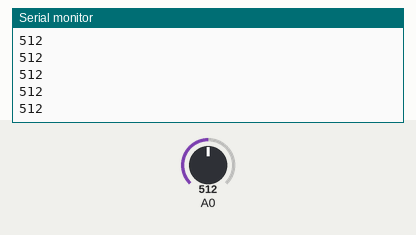
A sketch run on a simulated ESP8266 (NodeMCU). On the bench: the last lines printed to the serial monitor. The test bench sets the inputs (shaded band); at power-on: A0 = 512.

Above: at 1.2 s.
1.3 s: A0 set to 716
At 1.56 s:
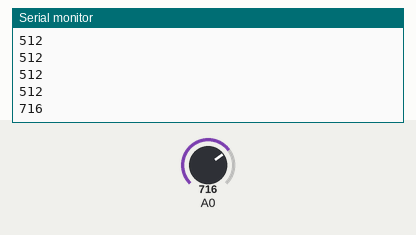
2.8 s: A0 set to 900
At 2.96 s:
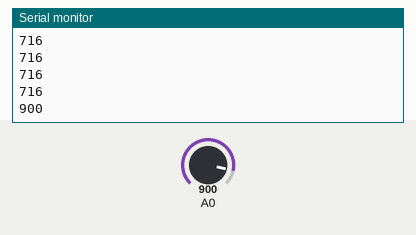
Timing chart, 0 to 5.8 s (numbered marks = the images above; inputs shaded):
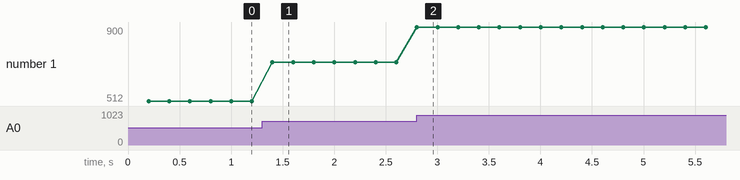

Measured:
- after the input at 1.3 s, the serial monitor: prints a new line after 0.10 s (image 1)
- after the input at 2.8 s, the serial monitor: prints a new line at once (image 2)
- plotted number 1: 512 → 716 after the input at 1.3 s, 716 → 900 after the input at 2.8 s

The sketch:

MoistureSensorTest.ino
```cpp
#include <ESP8266WiFi.h>

void setup() {
    Serial.begin(115200);
}
void loop() {
    delay(200);
    Serial.println(analogRead(A0));
}
```
